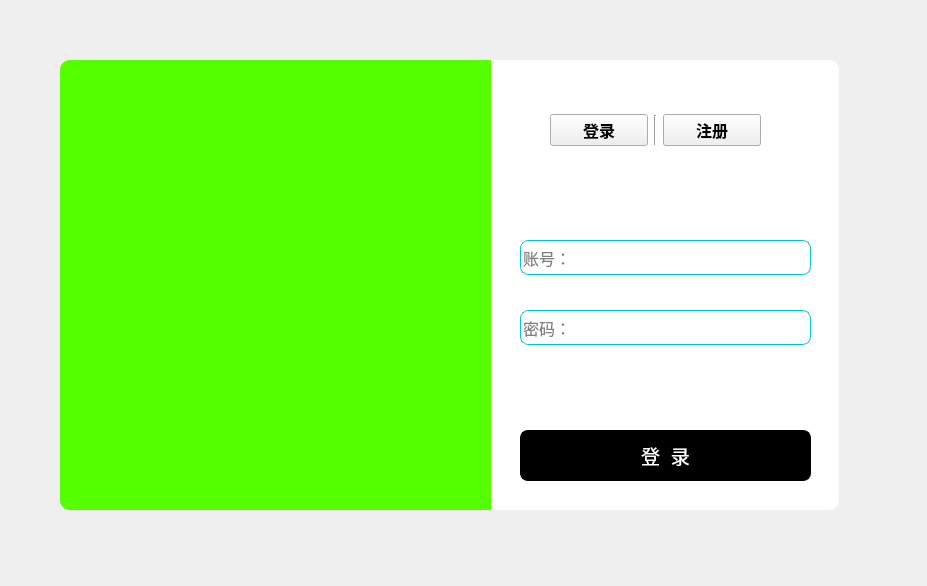
<?xml version="1.0" encoding="UTF-8"?>
<ui version="4.0">
 <class>FormLogin</class>
 <widget class="QWidget" name="FormLogin">
  <property name="geometry">
   <rect>
    <x>0</x>
    <y>0</y>
    <width>927</width>
    <height>586</height>
   </rect>
  </property>
  <property name="windowTitle">
   <string>Form</string>
  </property>
  <widget class="QLabel" name="label_right">
   <property name="geometry">
    <rect>
     <x>488</x>
     <y>60</y>
     <width>351</width>
     <height>450</height>
    </rect>
   </property>
   <property name="styleSheet">
    <string notr="true">background-color: rgb(255, 255, 255);
border-top-right-radius:10px;
border-bottom-right-radius:10px;</string>
   </property>
   <property name="text">
    <string/>
   </property>
  </widget>
  <widget class="QStackedWidget" name="stackLR">
   <property name="geometry">
    <rect>
     <x>500</x>
     <y>190</y>
     <width>311</width>
     <height>311</height>
    </rect>
   </property>
   <property name="currentIndex">
    <number>0</number>
   </property>
   <widget class="QWidget" name="page">
    <widget class="QWidget" name="widget_2" native="true">
     <property name="geometry">
      <rect>
       <x>10</x>
       <y>10</y>
       <width>381</width>
       <height>301</height>
      </rect>
     </property>
     <widget class="QLineEdit" name="edit_user_logPage">
      <property name="geometry">
       <rect>
        <x>10</x>
        <y>40</y>
        <width>291</width>
        <height>35</height>
       </rect>
      </property>
      <property name="font">
       <font>
        <pointsize>12</pointsize>
       </font>
      </property>
      <property name="styleSheet">
       <string notr="true">border:1px solid rgb(0,0,0);
border-radius:8px;
border-color: rgb(2, 198, 211);</string>
      </property>
      <property name="placeholderText">
       <string>账号：</string>
      </property>
     </widget>
     <widget class="QLineEdit" name="edit_pwd_logPage">
      <property name="geometry">
       <rect>
        <x>10</x>
        <y>110</y>
        <width>291</width>
        <height>35</height>
       </rect>
      </property>
      <property name="font">
       <font>
        <pointsize>12</pointsize>
       </font>
      </property>
      <property name="styleSheet">
       <string notr="true">border:1px solid rgb(0,0,0);
border-radius:8px;
border-color: rgb(2, 198, 211);</string>
      </property>
      <property name="echoMode">
       <enum>QLineEdit::Password</enum>
      </property>
      <property name="placeholderText">
       <string>密码：</string>
      </property>
     </widget>
     <widget class="QPushButton" name="btn_log">
      <property name="geometry">
       <rect>
        <x>10</x>
        <y>230</y>
        <width>291</width>
        <height>51</height>
       </rect>
      </property>
      <property name="font">
       <font>
        <pointsize>14</pointsize>
       </font>
      </property>
      <property name="styleSheet">
       <string notr="true">#btn_log{
	color: rgb(255, 255, 255);
	background-color: rgb(0, 0, 0);
	border:2px solid rgb(0,0,0);
	border-radius:8px;
}
#btn_log:hover{
	color: rgb(0, 0, 0);
	background-color: rgb(255, 255, 255);
}
#btn_log:pressed{
	padding-top:5px;
	padding-left:5px;
}</string>
      </property>
      <property name="text">
       <string>登  录</string>
      </property>
     </widget>
    </widget>
   </widget>
   <widget class="QWidget" name="page_2">
    <widget class="QWidget" name="widget_3" native="true">
     <property name="geometry">
      <rect>
       <x>-30</x>
       <y>10</y>
       <width>421</width>
       <height>301</height>
      </rect>
     </property>
     <widget class="QLineEdit" name="edit_user_regPage">
      <property name="geometry">
       <rect>
        <x>50</x>
        <y>40</y>
        <width>291</width>
        <height>35</height>
       </rect>
      </property>
      <property name="font">
       <font>
        <pointsize>12</pointsize>
       </font>
      </property>
      <property name="styleSheet">
       <string notr="true">border:1px solid rgb(0,0,0);
border-radius:8px;
border-color: rgb(2, 198, 211);</string>
      </property>
      <property name="placeholderText">
       <string>账号：</string>
      </property>
     </widget>
     <widget class="QLineEdit" name="edit_pwd_regPage">
      <property name="geometry">
       <rect>
        <x>50</x>
        <y>90</y>
        <width>291</width>
        <height>35</height>
       </rect>
      </property>
      <property name="font">
       <font>
        <pointsize>12</pointsize>
       </font>
      </property>
      <property name="styleSheet">
       <string notr="true">border-color: rgb(2, 198, 211);
border:1px solid rgb(0,0,0);
border-radius:8px;
border-color: rgb(2, 198, 211);</string>
      </property>
      <property name="echoMode">
       <enum>QLineEdit::Password</enum>
      </property>
      <property name="placeholderText">
       <string>密码：</string>
      </property>
     </widget>
     <widget class="QPushButton" name="btn_reg">
      <property name="geometry">
       <rect>
        <x>50</x>
        <y>230</y>
        <width>291</width>
        <height>51</height>
       </rect>
      </property>
      <property name="font">
       <font>
        <pointsize>14</pointsize>
       </font>
      </property>
      <property name="styleSheet">
       <string notr="true">#btn_reg{
	color: rgb(255, 255, 255);
	background-color: rgb(0, 0, 0);
	border:2px solid rgb(0,0,0);
	border-radius:8px;
}
#btn_reg:hover{
	color: rgb(0, 0, 0);
	background-color: rgb(255, 255, 255);
}
#btn_reg:pressed{
	padding-top:5px;
	padding-left:5px;
}</string>
      </property>
      <property name="text">
       <string>注 册</string>
      </property>
     </widget>
     <widget class="QLineEdit" name="edit_cfg_regPage">
      <property name="geometry">
       <rect>
        <x>50</x>
        <y>140</y>
        <width>291</width>
        <height>35</height>
       </rect>
      </property>
      <property name="font">
       <font>
        <pointsize>12</pointsize>
       </font>
      </property>
      <property name="styleSheet">
       <string notr="true">border:1px solid rgb(0,0,0);
border-radius:8px;
border-color: rgb(2, 198, 211);</string>
      </property>
      <property name="echoMode">
       <enum>QLineEdit::Password</enum>
      </property>
      <property name="placeholderText">
       <string>确认密码：</string>
      </property>
     </widget>
    </widget>
   </widget>
  </widget>
  <widget class="QLabel" name="label_left">
   <property name="geometry">
    <rect>
     <x>60</x>
     <y>60</y>
     <width>431</width>
     <height>450</height>
    </rect>
   </property>
   <property name="styleSheet">
    <string notr="true">border-top-left-radius:10px;
background-color: rgb(85, 255, 0);
border-bottom-left-radius:10px;
border-image: url(:/res/face.jpg);</string>
   </property>
   <property name="text">
    <string/>
   </property>
  </widget>
  <widget class="QWidget" name="widgetLR" native="true">
   <property name="geometry">
    <rect>
     <x>550</x>
     <y>100</y>
     <width>211</width>
     <height>61</height>
    </rect>
   </property>
   <property name="font">
    <font>
     <pointsize>14</pointsize>
    </font>
   </property>
   <layout class="QHBoxLayout" name="horizontalLayout">
    <item>
     <widget class="QPushButton" name="btn_log_sw">
      <property name="minimumSize">
       <size>
        <width>0</width>
        <height>20</height>
       </size>
      </property>
      <property name="font">
       <font>
        <pointsize>12</pointsize>
        <weight>75</weight>
        <bold>true</bold>
       </font>
      </property>
      <property name="styleSheet">
       <string notr="true">#pushButton{
	border:none;
}
#pushButton:focus{
	color:rgb(180,180,180);
}</string>
      </property>
      <property name="text">
       <string>登录</string>
      </property>
     </widget>
    </item>
    <item>
     <widget class="Line" name="line">
      <property name="maximumSize">
       <size>
        <width>16777215</width>
        <height>30</height>
       </size>
      </property>
      <property name="styleSheet">
       <string notr="true"/>
      </property>
      <property name="orientation">
       <enum>Qt::Vertical</enum>
      </property>
     </widget>
    </item>
    <item>
     <widget class="QPushButton" name="btn_reg_sw">
      <property name="minimumSize">
       <size>
        <width>0</width>
        <height>20</height>
       </size>
      </property>
      <property name="font">
       <font>
        <pointsize>12</pointsize>
        <weight>75</weight>
        <bold>true</bold>
       </font>
      </property>
      <property name="styleSheet">
       <string notr="true">#pushButton_2{
	border:none;
}
#pushButton_2:focus{
	color:rgb(180,180,180);
}</string>
      </property>
      <property name="text">
       <string>注册</string>
      </property>
     </widget>
    </item>
   </layout>
  </widget>
  <widget class="QPushButton" name="btn_quit">
   <property name="geometry">
    <rect>
     <x>813</x>
     <y>64</y>
     <width>21</width>
     <height>23</height>
    </rect>
   </property>
   <property name="styleSheet">
    <string notr="true">border:none;</string>
   </property>
   <property name="text">
    <string/>
   </property>
   <property name="icon">
    <iconset resource="res.qrc">
     <normaloff>:/res/del.png</normaloff>:/res/del.png</iconset>
   </property>
  </widget>
 </widget>
 <resources>
  <include location="res.qrc"/>
 </resources>
 <connections/>
</ui>
